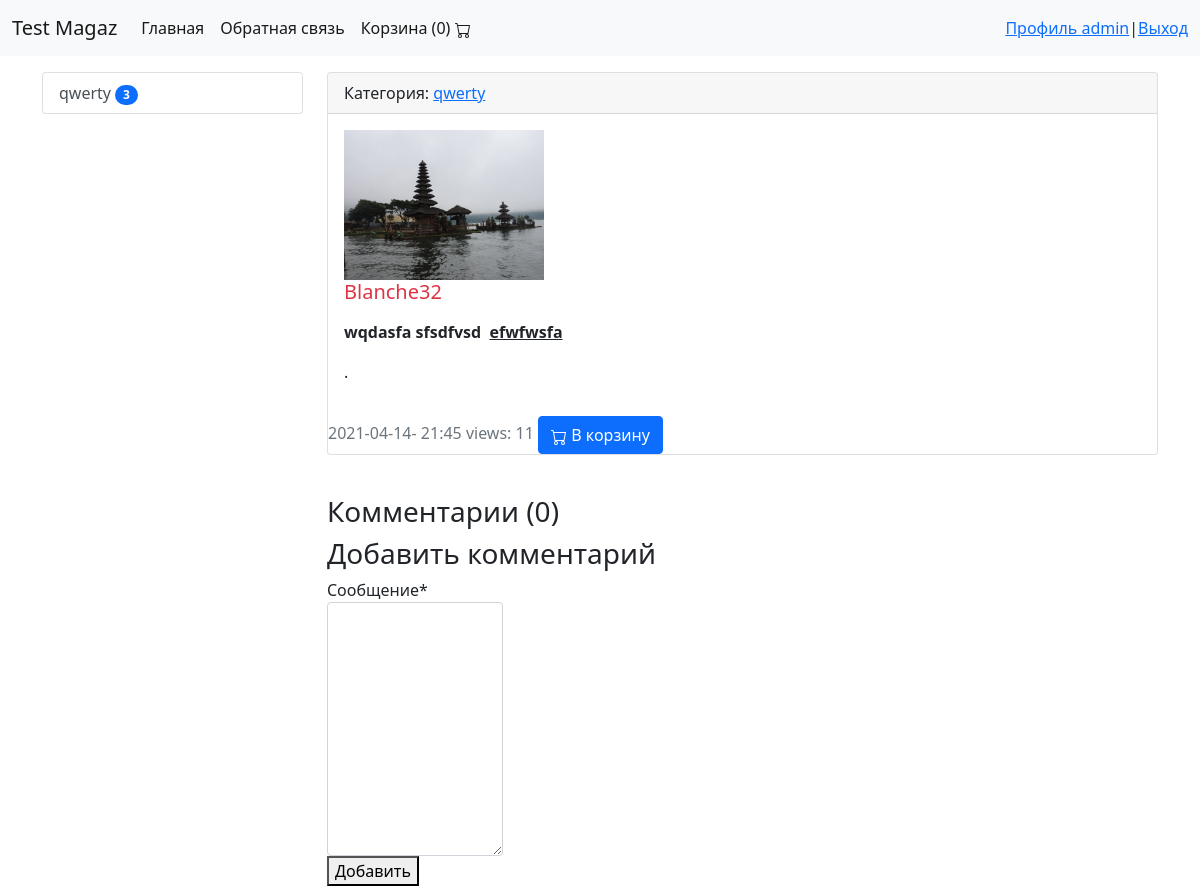
/product/blanche33/ (signed in), run on the app's committed database.
### news/models.py (models this page shows, shortened)
class Category(models.Model):
    title = models.CharField(max_length=150,db_index=True,verbose_name='Заголовок')
    slug = models.SlugField(verbose_name='URL категории', unique=True)
    def get_absolute_url(self):
        return reverse('category',kwargs={"slug":self.slug})
    class Meta:
        verbose_name='Категория'
        verbose_name_plural='Категории'
        ordering=['title']

class Product(models.Model):
    category = models.ForeignKey('Category',on_delete=models.PROTECT)
    name = models.CharField(max_length=150,verbose_name='Заголовок')
    slug = models.SlugField(verbose_name='URL продукта', unique=True)
    content = models.TextField(verbose_name='Контент')
    price = models.DecimalField( decimal_places=2, max_digits=9)
    created_at = models.DateTimeField(auto_now_add=True,verbose_name='СОздано')
    image = models.ImageField(upload_to='photos/%Y/%m/%d/',verbose_name='Изображение')
    is_publish = models.BooleanField(default=True)
    views = models.IntegerField(default=0)
    class Meta:
        verbose_name='Продукт'
        verbose_name_plural='Продукты'
        ordering=['-created_at',]

### news/views.py (the view)
# urls.py: path('product/<str:slug>/',ProductView.as_view(),name='view_prdouct'),
class ProductView(DetailView):
    model= Product
    template_name= 'products/view_products.html'
    context_object_name = 'product'
    def get_context_data(self,*,object_list=None,**kwargs):
        context = super().get_context_data(**kwargs)
        self.object.views = F('views') + 1
        self.object.save()
        self.object.refresh_from_db()
        context['title']= self.get_object().name
        context['form']= ReviewsForm()
        return context

### news/forms.py
class ReviewsForm(forms.ModelForm):
    class Meta:
        model = Reviews
        fields=('text',)

### news/templatetags/products_tags.py (called while the page is built)
@register.inclusion_tag('products/list_categories.html')
def show_categories():
    categories = Category.objects.annotate(cnt=Count('product',filter=F('product__is_publish'))).filter(cnt__gt=0)
    return {"categories":categories}

### news/templates/products/view_products.html (shortened to what this page needs)
{% extends 'base.html' %}
{% load crispy_forms_tags %}
{%block sidebar%}
 {% include 'inc/_sidebar.html'%}
{%endblock%}
{%block content%}
  <div class="card mb-3">
      <div class="card-header">
        Категория: <a href="{{product.category.get_absolute_url}}" >  {{product.category.title}}</a>
      </div>
      <div class="card-body">
          {%if product.image%}
              <img src="{{product.image.url}}" alt="{{product.name}}" width="200" class="float-left mr-3">
              {%endif%}
        <h5 class="card-title {%cycle 'text-danger' 'text-success'%}">{{product.name}}</h5>
        <p class="card-text">{{product.content|safe}}.</p>
      </div>
      <div class="cart-footer text-muted">
          {{product.created_at | date:"Y-m-d- H:i"}}
          views: {{product.views}}
          <a href="{% url 'cart_add' product.id %}"><button type="button" class="btn btn-primary">
    В корзину
          </button></a>
      </div>
    </div>
      <br>
      <h3>Комментарии ({{product.reviews_set.all.count}})</h3>
{%if request.user.is_authenticated%}
<h3>Добавить комментарий</h3>
<div  style="max-width: 175.68px; ">
<form action="{%url 'add_comment' product.id%}"  method="post">
    {{ form|crispy }}
    <button type="submit">Добавить</button>
  </form>
</div>
{%else%}
<p>что-бы оставлять комментарии нужно <a href="{%url 'register'%}">зарегистрироваться</a> </p>
{%endif%}
{%endblock%}

### templates/inc/_navbar.html (shortened to what this page needs)
{% load cart_tag %}
<nav class="navbar navbar-expand-lg navbar-light bg-light">
    <div class="container-fluid">
      <a class="navbar-brand" href="{% url 'home' %}">Test Magaz</a>
      <div class="collapse navbar-collapse" id="navbarSupportedContent">
        <ul class="navbar-nav me-auto mb-2 mb-lg-0">
          <li class="nav-item">
            <a class="nav-link active" aria-current="page" href="{% url 'home' %}">Главная</a>
          </li>
          <li class="nav-item">
            <a class="nav-link active" aria-current="page" href="{% url 'contact' %}">Обратная связь</a>
          </li>
          <li class="nav-item">
            <a href="{% url 'cart_detail' %}" class="nav-link active" aria-current="page"  >
              Корзина  ({{request.session.cart|length}})
            </a>          </li>
     </ul>
     {% if request.user.is_authenticated%}
     <a href="{%url 'profile'%}">Профиль {{user.username}} </a> |  <a href="{%url 'logout'%}">Выход</a>
     {%else%}
     <span class="navbar-text">
      <a href="{%url 'register'%}">Регистрация</a> | <a href="{%url 'login'%}">Вход</a>
    </span>
    {%endif%}
    </div>
  </nav>

### news/templates/products/list_categories.html
{% load products_tags %}
<div class="list-group">
      {%for item in categories%}
      <a href="{{item.get_absolute_url}}" class="list-group-item list-group-item-action">{{item.title}}
       <span class="badge bg-primary rounded-pill">{{item.cnt}}</span></a>
    {%endfor%}
    </div>

### data on the page
Category: title "qwerty", cnt "3"
Product: category "qwerty", image (picture), name "Blanche32", content "wqdasfa sfsdfvsd efwfwsfa", created_at "2021-04-14- 21:45", views "11", reviews_set.all.count "0"

### other printed values
{{ request.session.cart|length }} "0"
{{ user.username }} "admin"
